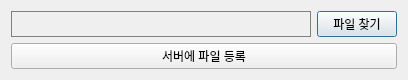
<?xml version="1.0" encoding="UTF-8"?>
<ui version="4.0">
 <class>Dia_ad</class>
 <widget class="QDialog" name="Dia_ad">
  <property name="geometry">
   <rect>
    <x>0</x>
    <y>0</y>
    <width>406</width>
    <height>74</height>
   </rect>
  </property>
  <property name="windowTitle">
   <string>Dialog</string>
  </property>
  <layout class="QVBoxLayout" name="verticalLayout">
   <item>
    <layout class="QHBoxLayout" name="horizontalLayout">
     <item>
      <widget class="QLabel" name="label">
       <property name="minimumSize">
        <size>
         <width>300</width>
         <height>0</height>
        </size>
       </property>
       <property name="styleSheet">
        <string notr="true">border: 1px solid gray;
background-color: transparent;
padding: 1px;</string>
       </property>
       <property name="text">
        <string/>
       </property>
      </widget>
     </item>
     <item>
      <widget class="QPushButton" name="pushButton">
       <property name="text">
        <string>파일 찾기</string>
       </property>
      </widget>
     </item>
    </layout>
   </item>
   <item>
    <widget class="QPushButton" name="pushButton_2">
     <property name="text">
      <string>서버에 파일 등록</string>
     </property>
    </widget>
   </item>
  </layout>
 </widget>
 <resources/>
 <connections/>
</ui>
